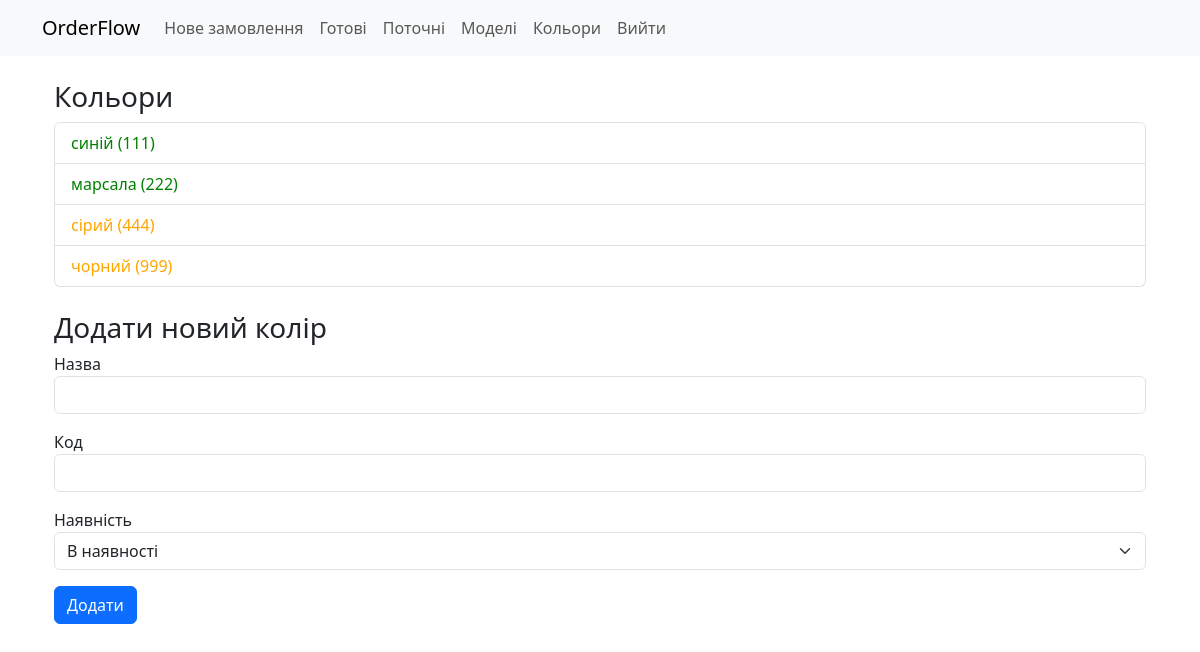
/colors/, run on an earlier commit of the app's database.
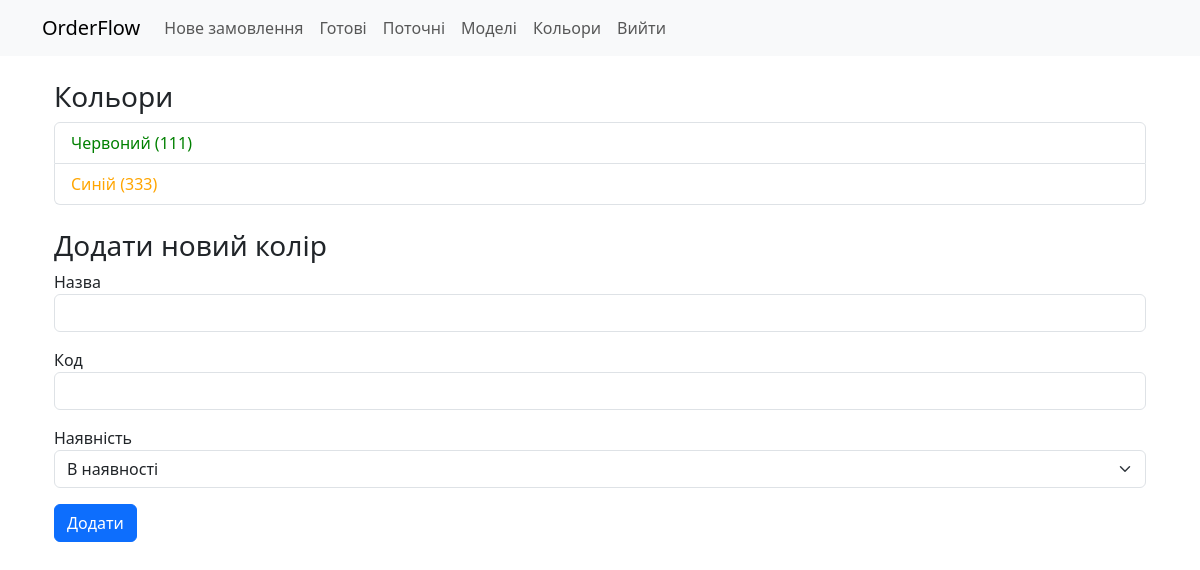
And on a later commit of the database.
### orders/models.py (models this page shows, shortened)
class Color(models.Model):
    AVAILABILITY_CHOICES = [
        ('in_stock', 'В наявності'),
        ('low_stock', 'Закінчується'),
        ('out_of_stock', 'Немає'),
    ]
    id = models.AutoField(primary_key=True)
    name = models.CharField(max_length=255, unique=True)
    code = models.IntegerField(unique=True)
    availability_status = models.CharField(max_length=20, choices=AVAILABILITY_CHOICES, default='in_stock')

### orders/views.py (the view, shortened to what this page needs)
# urls.py: path('colors/', ColorListCreateView.as_view(), name='color_list'),
class ColorListCreateView(ListView):
    model = Color
    template_name = 'color_list_create.html'
    context_object_name = 'colors'
    def get_queryset(self):
        return Color.objects.order_by(
            models.Case(
                models.When(availability_status='out_of_stock', then=2),
                models.When(availability_status='low_stock', then=1),
                models.When(availability_status='in_stock', then=0),
                default=3,
                output_field=models.IntegerField()
            )
        )
    def get_context_data(self, **kwargs):
        context = super().get_context_data(**kwargs)
        context['color_form'] = ColorForm()
        return context

### orders/forms.py
class ColorForm(forms.ModelForm):
    class Meta:
        model = Color
        fields = ['name', 'code', 'availability_status']
        widgets = {
            'name': forms.TextInput(attrs={'class': 'form-control'}),
            'code': forms.NumberInput(attrs={'class': 'form-control'}),
            'availability_status': forms.Select(attrs={'class': 'form-select'}),
        }

### templates/color_list_create.html (shortened to what this page needs)
{% extends 'base.html' %}
{% block content %}
<div class="container">
    <h3>Кольори</h3>
    <ul class="list-group mb-4">
        {% for color in colors %}
            <li class="list-group-item"
                style="color:
                    {% if color.availability_status == 'out_of_stock' %}red
                    {% elif color.availability_status == 'low_stock' %}orange
                    {% else %}green{% endif %};">
                <a href="{% url 'color_detail_update' color.id %}" class="text-decoration-none"
                   style="color: inherit;">{{ color.name }} ({{ color.code }})</a>
            </li>
        {% endfor %}
    </ul>
    <h3>Додати новий колір</h3>
    <form method="post">
        <div class="mb-3">
            <label for="id_name">Назва</label>
                {{ color_form.name }}
        </div>
        <div class="mb-3">
            <label for="id_codel">Код</label>
                {{ color_form.code }}
        </div>
        <div class="mb-3">
            <label for="id_availability_status">Наявність</label>
                {{ color_form.availability_status }}
        </div>
        <button type="submit" class="btn btn-primary">Додати</button>
    </form>
</div>
{% endblock %}

What changed in the data, as far as the page shows it:
removed Color: name "синій", code "111", availability_status "in_stock" (drawn)
removed Color: name "марсала", code "222", availability_status "in_stock" (drawn)
removed Color: name "сірий", code "444", availability_status "low_stock" (drawn)
removed Color: name "чорний", code "999", availability_status "low_stock" (drawn)
added Color: name "Червоний", code "111", availability_status "in_stock" (drawn)
added Color: name "Cиній", code "333", availability_status "low_stock" (drawn)
